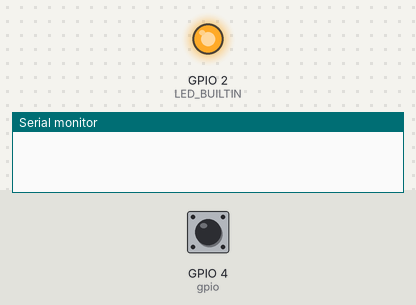
Bench run of a sketch on a simulated ESP8266 (NodeMCU). Shown: output pins drawn as LEDs (lit = HIGH, except the on-board LED, lit = LOW), the last lines printed to the serial monitor. Dashed ring = blinking. Inputs (shaded band) come from the test bench; at power-on: GPIO 4 (gpio) HIGH. WiFi joins after 1.5 s; servers stay silent unless stated; uploads are accepted with an empty reply.

Above: at 0.1 s.
At 3.2 s:
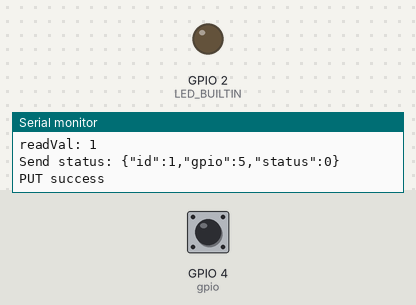
3.3 s: GPIO 4 (gpio) pulled LOW for 1.45 s
At 4.8 s:
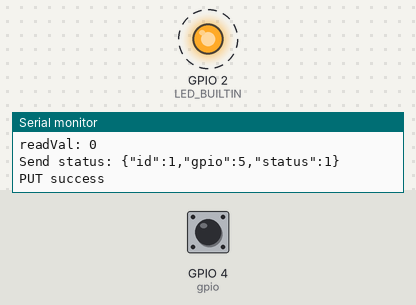
Timing chart, 0 to 15.2 s (numbered marks = the images above; inputs shaded):
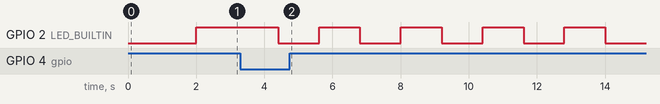

The sketch:

Tang5.ino
```cpp
#include <ESP8266WiFi.h>
#include <ESP8266mDNS.h>
#include <ESP8266HTTPClient.h>
#include <ArduinoJson.h>

#define DELAY_TIME  1000
#define AVG_TIME    180000
#define AVG_SAMPLE  AVG_TIME / DELAY_TIME

const char* ssid = "MinhThu";
const char* password = "XuJog2230";
int gpio = 4;
int send_val;
StaticJsonBuffer<200> jsonBuffer;
WiFiClient client;
JsonObject& root = jsonBuffer.createObject();
char json_str[100];
int httpCode;
int avgIndex = 0;
int avgSample[AVG_SAMPLE];
int blinkLed = 0;
int cal_avg_sample(int val) {
  int ret = 0;
  avgSample[avgIndex] = val;
  avgIndex++;
  if(avgIndex >= AVG_SAMPLE) {
    avgIndex = 0;
  }
  for(int i = 0; i < AVG_SAMPLE; i++) {
    if(avgSample[i] == 1) {
      ret++;
      break;
    }
  }
  return ret;
}

void setup()
{
  Serial.begin(115200);
  WiFi.begin(ssid, password);
  pinMode(gpio, INPUT_PULLUP);
  root["id"] = 1;
  root["gpio"] = 5;
  while (WiFi.status() != WL_CONNECTED)
  {
    delay(1000);
    Serial.println("Connecting...");
  }
  WiFi.setAutoReconnect(true);
  WiFi.persistent(true);
  pinMode(LED_BUILTIN, OUTPUT);
  digitalWrite(LED_BUILTIN, HIGH);
  Serial.println("Connected");
}

void loop()
{
  int readVal = digitalRead(gpio);
  Serial.println(String("readVal: ") + readVal);
  send_val = cal_avg_sample(readVal == 1 ? 0 : 1);
  if(send_val == 1) {
      digitalWrite(LED_BUILTIN, blinkLed);
      blinkLed++;
      if(blinkLed > 1) {
        blinkLed = 0;
      }
  } else {
      digitalWrite(LED_BUILTIN, HIGH);
  }
  if (WiFi.status() == WL_CONNECTED)
  {
    root["status"] = send_val;
    Serial.print("Send status: ");
    root.printTo(Serial);
    Serial.println();
    HTTPClient http;    //Declare object of class HTTPClient
    http.setTimeout(2000);
    http.begin(client, "http://esp8266.local/leds");      //Specify request destination
    http.addHeader("Content-Type", "application/json");  //Specify content-type header
    memset(json_str, 0, sizeof(json_str));
    root.prettyPrintTo(json_str, sizeof(json_str)); //Send the request
    httpCode = http.PUT(json_str);
    if(httpCode != 200) {
      Serial.println("Send POST");
      http.POST(json_str);
    } else {
      Serial.println("PUT success");
    }
  } else {
    Serial.print("....");
  }
  delay(DELAY_TIME);
}
```

Measured:
- after the input at 3.3 s, GPIO 2 (LED_BUILTIN): alternates HIGH for 1.2 s and LOW for 1.2 s, starting after 1.1 s
